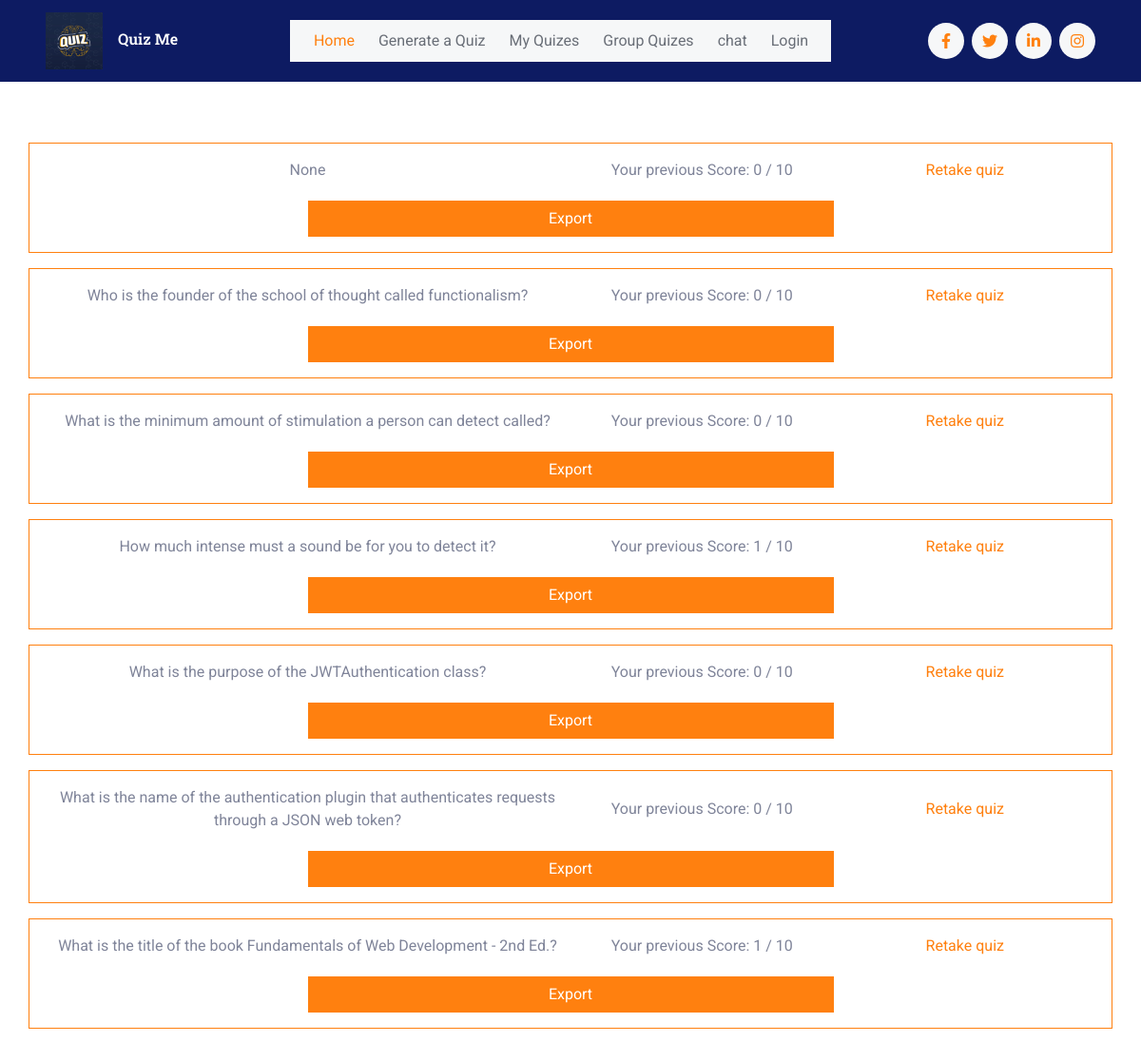
The app's page /my_quizes (signed in, upper part), older data.
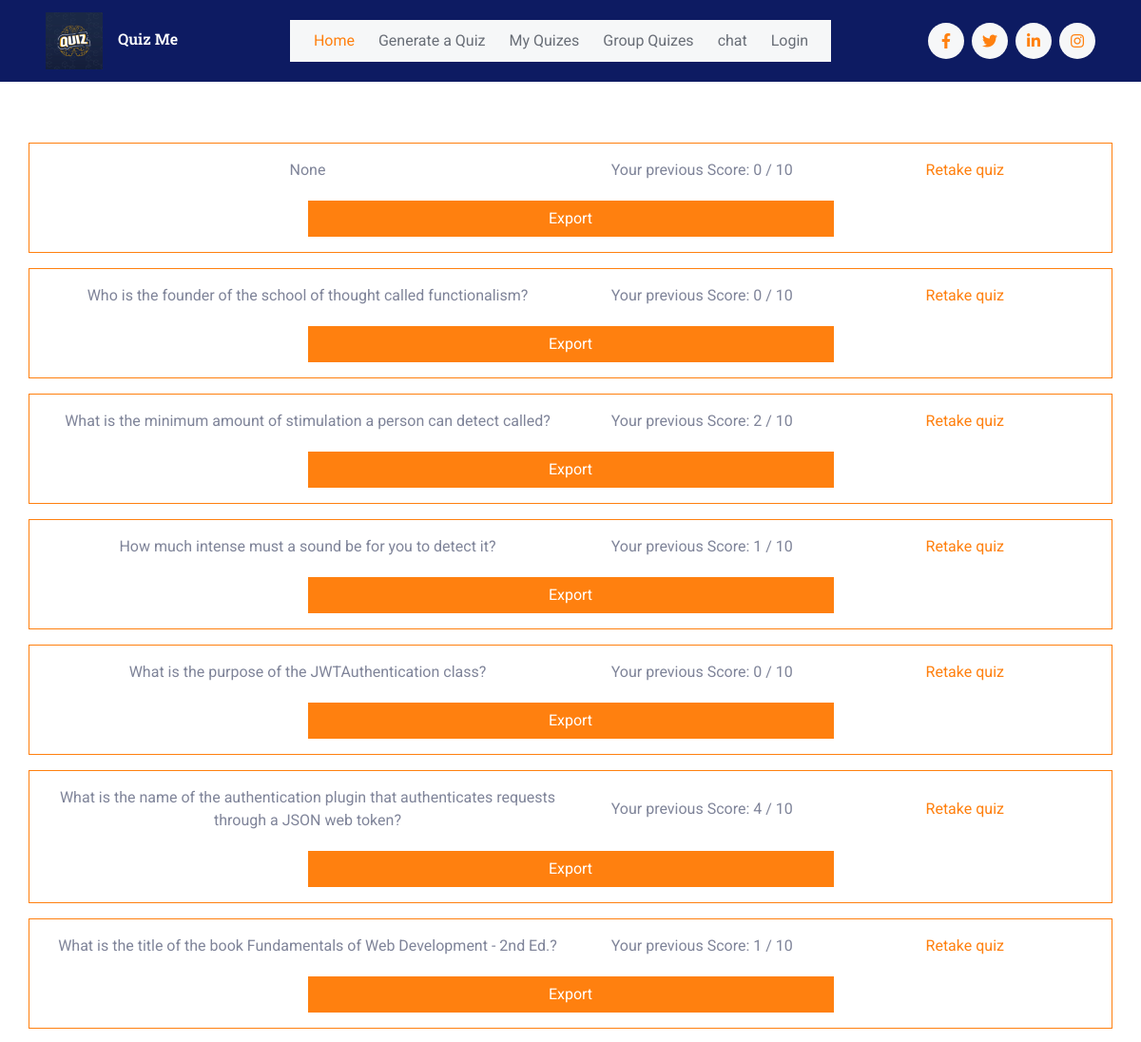
The same page, newer data.
### quiz_app/models.py (models this page shows, shortened)
class Quiz(models.Model):
    title = models.CharField(max_length=100, null=True, blank=True)
    size = models.IntegerField()
    generated_by = models.ForeignKey(CustomUser, on_delete=models.CASCADE)
    questions = models.TextField()
    user_score = models.IntegerField(default=0)

### quiz_app/views.py (the view)
# urls.py: path('my_quizes', views.myquizes, name='my_quizes'),
@login_required(login_url='login')
def myquizes(request):
    user = request.user
    quizs = Quiz.objects.all().filter(generated_by= user)
    return render(request, 'my_quizes.html', {"quizes":quizs})

### templates/my_quizes.html (shortened to what this page needs)
{% extends 'index2.html' %}
{% block content %}
{% load static %}
    <body>
        <div class="container-xxl py-5 custom-container">
            <div class="container text-center">
                {% if quizes %}
                    {% for quiz in quizes %}
                        <div class="row border border-primary rounded p-3 mt-3 d-flex justify-content-center align-items-center">
                            <div class="col-md-6">
                                {{ quiz.title }}
                            </div>
                            <div class="col-md-3">
                                Your previous Score: {{ quiz.user_score }} / 10
                            </div>
                            <div class="col-md-3">
                                <a href="{%url 'quiz' quiz.id %}">Retake quiz</a>
                            </div>
                            <Button onClick="exportQuiz({{quiz.id}})" class="btn btn-primary" style="margin-top:20px; width:50%">
                                Export
                            </Button>
                        </div>
                    {% endfor %}
                {% else %}
                    <h1>You haven't taken any quizzes yet.</h1>
                {% endif %}
            </div>
        </div>
    </body>
{% endblock content %}

Row changes from the older to the newer data that the page shows:
changed Quiz "What is the minimum amount of stimulation a person can detect called?": user_score "0" → "2"
changed Quiz (number 6 of 7 on the later page): user_score "0" → "4"
